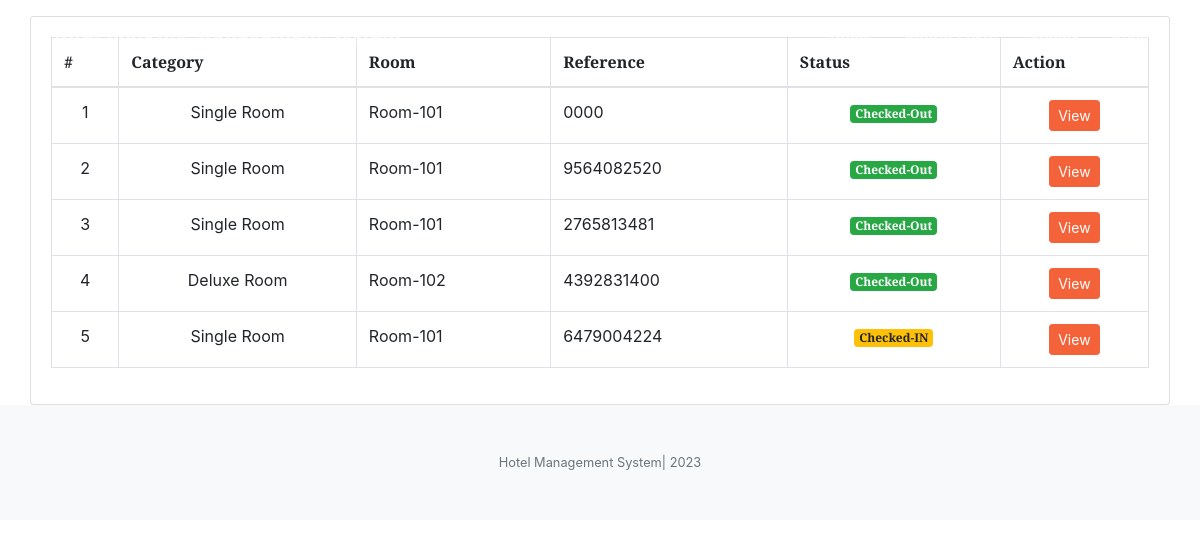
The app's page /index.php?page=check_out (signed in) with its own data.
### tables this page shows
CREATE TABLE `checked` (
  `id` int(30) NOT NULL,
  `ref_no` varchar(100) NOT NULL,
  `room_id` int(30) NOT NULL,
  `name` text NOT NULL,
  `contact_no` varchar(20) NOT NULL,
  `date_in` datetime NOT NULL,
  `date_out` datetime NOT NULL,
  `booked_cid` int(30) NOT NULL,
  `status` tinyint(1) NOT NULL DEFAULT 0 COMMENT '0 = pending, 1=checked in , 2 = checked out',
  `date_updated` datetime NOT NULL DEFAULT current_timestamp() ON UPDATE current_timestamp()
);

CREATE TABLE `rooms` (
  `id` int(30) NOT NULL,
  `room` varchar(30) NOT NULL,
  `category_id` int(30) NOT NULL,
  `status` tinyint(1) NOT NULL DEFAULT 0 COMMENT '0 = Available , 1= Unvailables'
);

CREATE TABLE `room_categories` (
  `id` int(30) NOT NULL,
  `name` text NOT NULL,
  `price` float NOT NULL,
  `cover_img` text NOT NULL
);

### admin/check_out.php (the view, shortened to what this page needs)
<?php include('db_connect.php');
$cat = $conn->query("SELECT * FROM room_categories");
$cat_arr = array();
while($row = $cat->fetch_assoc()){
	$cat_arr[$row['id']] = $row;
}
$room = $conn->query("SELECT * FROM rooms");
$room_arr = array();
while($row = $room->fetch_assoc()){
	$room_arr[$row['id']] = $row;
}
?>
<div class="container-fluid">
	<div class="col-lg-12">
		<div class="row mt-3">
			<div class="col-md-12">
				<div class="card">
					<div class="card-body">
						<table class="table table-bordered">
							<thead>
								<th>#</th>
								<th>Category</th>
								<th>Room</th>
								<th>Reference</th>
								<th>Status</th>
								<th>Action</th>
							</thead>
							<tbody>
								<?php
								$i = 1;
								$checked = $conn->query("SELECT * FROM checked where status != 0 order by status desc, id asc ");
								while($row=$checked->fetch_assoc()):
								?>
								<tr>
									<td class="text-center"><?php echo $i++ ?></td>
									<td class="text-center"><?php echo $cat_arr[$room_arr[$row['room_id']]['category_id']]['name'] ?></td>
									<td class=""><?php echo $room_arr[$row['room_id']]['room'] ?></td>
									<td class=""><?php echo $row['ref_no'] ?></td>
									<?php if($row['status'] == 1): ?>
										<td class="text-center"><span class="badge badge-warning">Checked-IN</span></td>
									<?php else: ?>
										<td class="text-center"><span class="badge badge-success">Checked-Out</span></td>
									<?php endif; ?>
									<td class="text-center">
											<button class="btn btn-sm btn-primary check_out" type="button" data-id="<?php echo $row['id'] ?>">View</button>
									</td>
								</tr>
							<?php endwhile; ?>
							</tbody>
						</table>
					</div>
				</div>
			</div>
		</div>
	</div>
</div>

### records on screen
checked: room.name "Single Room", room.room "Room-101", ref_no "0000", status "Checked-Out"
checked: room.name "Single Room", room.room "Room-101", ref_no "9564082520", status "Checked-Out"
checked: room.name "Single Room", room.room "Room-101", ref_no "2765813481", status "Checked-Out"
checked: room.name "Deluxe Room", room.room "Room-102", ref_no "4392831400", status "Checked-Out"
checked: room.name "Single Room", room.room "Room-101", ref_no "6479004224", status "Checked-IN"

### other values on screen
$_SESSION['setting_hotel_name'] "Hotel Booking Management System"
